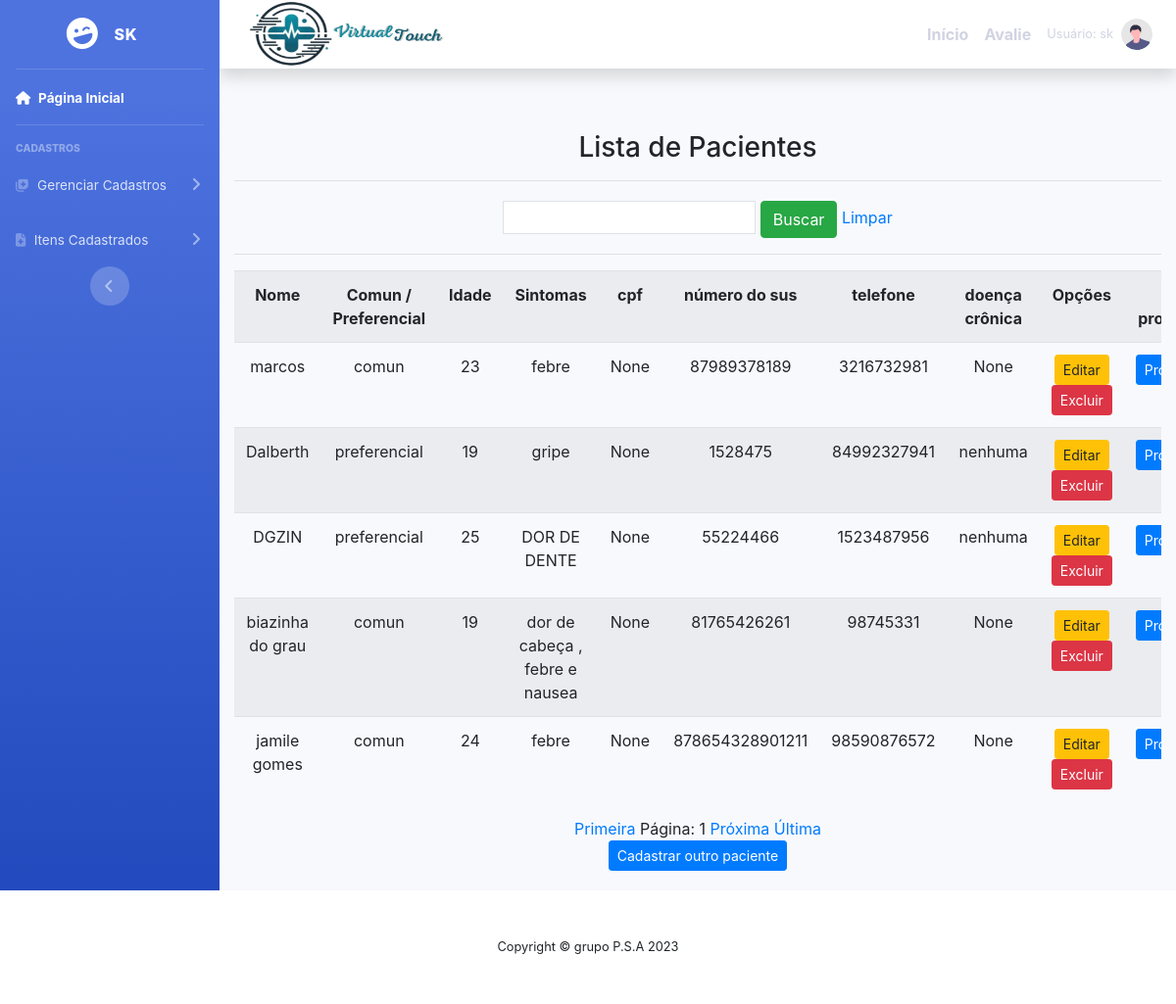
/listar/paciente/ (signed in), run on the app's committed database.
### cadastros/models.py (models this page shows, shortened)
class Paciente(models.Model):
    usuario  = models.ForeignKey(User, on_delete=models.PROTECT)
    nome = models.CharField(max_length=50)
    telefone = models.CharField (verbose_name='telefone', max_length=11)
    numero_sus = models.CharField (verbose_name='numero_sus', max_length=15)
    cpf = models.CharField(verbose_name='cpf', max_length=11, null=True, blank=True)
    hospital = models.ForeignKey(Hospital, on_delete=models.PROTECT)
    descricao = models.CharField(max_length=150, verbose_name="descricao")
    sintomas = models.CharField(max_length=150, verbose_name="sintomas")
    doença_cronica = models.CharField(max_length=150, verbose_name="doença_cronica", null =True ,blank = True)
    idade = models.IntegerField (verbose_name='idade')
    usuario = models.ForeignKey(User, related_name='pacientes', on_delete=models.CASCADE)
    usuario_cadastrador = models.ForeignKey(User, related_name='pacientes_cadastrados', on_delete=models.CASCADE)

### cadastros/views.py (the view, shortened to what this page needs)
# urls.py: path('listar/paciente/', PacienteList.as_view(),
class PacienteList(LoginRequiredMixin, ListView):
    model = Paciente
    template_name = 'listas/paciente.html'
    paginate_by = 5
    def get_queryset(self):
        nome = self.request.GET.get('nome')
        if nome:
            return Paciente.objects.filter(nome__icontains=nome)
        return Paciente.objects.all()

### paginas/templates/listas/paciente.html (shortened to what this page needs)
{% extends 'modelo.html' %}
{% load static %}
{% block conteudo %}
    <div class="container">
        <h3>Lista de Pacientes</h3>
        <hr>
        <div class="table-responsive">
            <form action="?" method="GET">
                <input type="text" name="nome" class="p-1 border" value="{{ request.GET.nome }}">
                <button type="submit" class="btn btn-success">Buscar</button>
                <a href="{% url 'Listar-paciente' %}">Limpar</a>
            </form>
            <hr>
            <table class="table table-striped">
                <tr>
                    <th>Nome</th>
                    <th>Comun / Preferencial</th>
                    <th>Idade</th>
                    {% for group in request.user.groups.all %}
                        {% if group.name == 'Medico' or group.name == 'Admin' %}
                            <th>Sintomas</th>
                            <th>cpf</th>
                            <th>número do sus</th>
                            <th>telefone</th>
                            <th>doença crônica</th>
                            <th>Opções</th>
                            <th>Ver prontuário</th>
                        {% endif %}
                    {% endfor %}
                </tr>
                {% for paciente in object_list %}
                    <tr>
                        <td>{{ paciente.nome }}</td>
                        <td>{{ paciente.descricao }}</td>
                        <td>{{ paciente.idade }}</td>
                        {% for group in request.user.groups.all %}
                            {% if group.name == 'Medico' or group.name == 'Admin' %}
                                <td>{{ paciente.sintomas }}</td>
                                <td>{{ paciente.cpf }}</td>
                                <td>{{ paciente.numero_sus }}</td>
                                <td>{{ paciente.telefone }}</td>
                                <td>{{ paciente.doença_cronica }}</td>
                                <td>
                                    <a href="{% url 'editar-paciente' paciente.pk %}" class="btn btn-warning btn-sm" title="Editar">Editar</a>
                                    <a href="{% url 'excluir-paciente' paciente.pk %}" class="btn btn-danger btn-sm" title="Excluir">Excluir</a>
                                </td>
                                <td>
                                    <a href="{% url 'prontuario' paciente.pk %}" class="btn btn-primary btn-sm" title="Ver Prontuário">Prontuário</a>
                                </td>
                            {% endif %}
                        {% endfor %}
                    </tr>
                {% empty %}
                    <tr>
                        <td colspan="9">Nenhum paciente registrado.</td>
                    </tr>
                {% endfor %}
            </table>
        </div>
        <div class="text-center">
            <a href="?page=1">Primeira</a>
            <span>Página: {{ page_obj.number }}</span>
            {% if page_obj.has_next %}
                <a href="?page={{ page_obj.next_page_number }}">Próxima</a>
            {% endif %}
            <a href="?page={{ page_obj.paginator.num_pages }}">Última</a>
        </div>
        <a href="{% url 'cadastrar-paciente' %}"><button class="btn btn-primary btn-sm">Cadastrar outro paciente</button></a>
    </div>
</div>
{% endblock %}

### paginas/templates/includes/sidebar.html (shortened to what this page needs)
<link href="https://stackpath.bootstrapcdn.com/bootstrap/4.5.2/css/bootstrap.min.css" rel="stylesheet">
<ul class="navbar-nav bg-gradient-primary sidebar sidebar-dark accordion" id="accordionSidebar">
    <a class="sidebar-brand d-flex align-items-center justify-content-center" href="?">
        <div class="sidebar-brand-icon rotate-n-15">
            <i class="fas fa-laugh-wink"></i>
        </div>
        <div class="sidebar-brand-text mx-3">{{ user.get_username }}</div>
    </a>
    <hr class="sidebar-divider my-0">
    <li class="nav-item active">
        <a class="nav-link" href="{% url 'inicio' %}">
            <i class="fas fa-home"></i>
            <span>Página Inicial</span>
        </a>
    </li>
    <hr class="sidebar-divider">
    <div class="sidebar-heading">Cadastros</div>
    <li class="nav-item">
        <a class="nav-link collapsed" href="#" data-toggle="collapse" data-target="#collapseTwo"
           aria-expanded="true" aria-controls="collapseTwo">
            <i class="fas fa-notes-medical"></i>
            <span>Gerenciar Cadastros</span>
        </a>
    </li>
    <li class="nav-item">
        <a class="nav-link collapsed" href="#" data-toggle="collapse" data-target="#collapseUtilities"
           aria-expanded="true" aria-controls="collapseUtilities">
            <i class="fas fa-file-medical"></i>
            <span>Itens Cadastrados</span>
        </a>
    </li>
    <div class="text-center d-none d-md-inline">
        <button class="rounded-circle border-0" id="sidebarToggle"></button>
    </div>
</ul>

### paginas/templates/includes/navbar.html (shortened to what this page needs)
{% load static %}
<nav class="navbar navbar-expand navbar-light bg-white topbar mb-4 static-top shadow">
    <a class="navbar-brand" href="{% url 'inicio' %}">
        <img src="{% static 'fotos/LOGO.png' %}" alt="Logo" width="300" height="150" class="mr-2">
    </a>
    <ul class="navbar-nav ml-auto">
        {% if user.is_authenticated %}
            <li class="nav-item active">
                <a class="nav-link" href="{% url 'inicio' %}"> <strong> Início </strong> <span class="sr-only">(current)</span></a>
            </li>
            <li class="nav-item active">
                <a class="nav-link" href="{% url 'cadastra-comentario' %}"> <strong> Avalie </strong> </a>
            </li>
            <li class="nav-item dropdown no-arrow">
                <a class="nav-link dropdown-toggle" href="#" id="userDropdown" role="button"
                    data-toggle="dropdown" aria-haspopup="true" aria-expanded="false">
                    <span class="mr-2 d-none d-lg-inline text-gray-600 small">Usuário: {{ user.get_username }}</span>
                    <img class="img-profile rounded-circle"
                        src="{% static 'fotos/undraw_profile.svg' %}">
                </a>
            </li>
        {% endif %}
    </ul>
</nav>

### static/css/meu.css (style rules this page uses)
body { font-family: 'Times New Roman', Times, serif; background: linear-gradient(to bottom, #ffffff, #a0c6e5); margin: 0; padding: 0; }
.container { margin-top: 20px; padding: 20px; text-align: center; }

### data on the page
Paciente: nome "marcos", descricao "comun", idade "23", sintomas "febre", cpf "None", numero_sus "87989378189", telefone "3216732981", doença_cronica "None"
Paciente: nome "Dalberth", descricao "preferencial", idade "19", sintomas "gripe", cpf "None", numero_sus "1528475", telefone "84992327941", doença_cronica "nenhuma"
Paciente: nome "DGZIN", descricao "preferencial", idade "25", sintomas "DOR DE DENTE", cpf "None", numero_sus "55224466", telefone "1523487956", doença_cronica "nenhuma"
Paciente: nome "biazinha do grau", descricao "comun", idade "19", sintomas "dor de cabeça , febre e nausea", cpf "None", numero_sus "81765426261", telefone "98745331", doença_cronica "None"
Paciente: nome "jamile gomes", descricao "comun", idade "24", sintomas "febre", cpf "None", numero_sus "878654328901211", telefone "98590876572", doença_cronica "None"

### other printed values
{{ user.get_username }} "SK"
{{ user.get_username }} "sk"
{{ page_obj.number }} "1"
